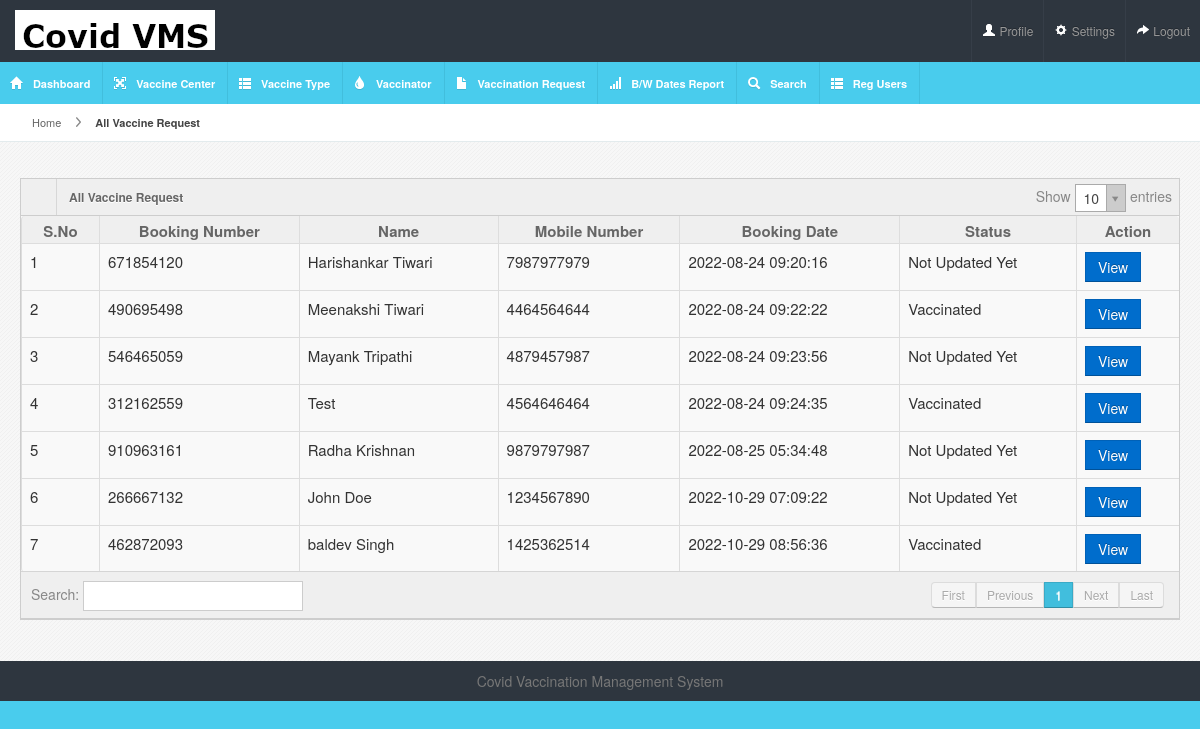
/covidvms/admin/all-requests.php (signed in), run on the app's committed database.
### tables this page shows
CREATE TABLE `tblvaccinationbooking` (
  `ID` int(5) NOT NULL,
  `UserID` int(5) DEFAULT NULL,
  `BookingNumber` int(10) DEFAULT NULL,
  `Patient` varchar(250) DEFAULT NULL,
  `Name` varchar(250) DEFAULT NULL,
  `MobileNumber` bigint(20) DEFAULT NULL,
  `IdentityProof` varchar(250) DEFAULT NULL,
  `IdentityNumber` varchar(250) DEFAULT NULL,
  `VaccineType` varchar(100) DEFAULT NULL,
  `VaccineCenterid` int(5) DEFAULT NULL,
  `DateofVaccination` date DEFAULT NULL,
  `BookingSlots` varchar(250) DEFAULT NULL,
  `Dose` varchar(250) DEFAULT NULL,
  `DateofBooking` timestamp NULL DEFAULT current_timestamp(),
  `Remark` varchar(250) DEFAULT NULL,
  `Status` varchar(250) DEFAULT NULL,
  `VaccinationDoneby` int(5) DEFAULT NULL,
  `UpdationDate` timestamp NULL DEFAULT NULL ON UPDATE current_timestamp()
);

### covidvms/admin/all-requests.php (the view, shortened to what this page needs)
<?php
include('includes/dbconnection.php');
if (strlen($_SESSION['cvmsaid']==0)) {
  header('location:logout.php');
  } else{
?>
<!DOCTYPE html>
<html lang="en">
<head>
<link rel="stylesheet" href="../admin/css/bootstrap.min.css" />
<link rel="stylesheet" href="../admin/css/bootstrap-responsive.min.css" />
<link rel="stylesheet" href="../admin/css/uniform.css" />
<link rel="stylesheet" href="../admin/css/select2.css" />
<link rel="stylesheet" href="../admin/css/maruti-style.css" />
<link rel="stylesheet" href="../admin/css/maruti-media.css" class="skin-color" />
</head>
<body>
<?php include_once('includes/header.php');?>
<div id="content">
  <div id="content-header">
    <div id="breadcrumb"> <a href="dashboard.php" title="Go to Home" class="tip-bottom"><i class="icon-home"></i> Home</a> <a href="all-requests.php" class="current">All Vaccine Request</a> </div>
  </div>
  <div class="container-fluid">
    <div class="row-fluid">
      <div class="span12">
        <div class="widget-box">
          <div class="widget-title">
             <span class="icon"><i class="icon-th"></i></span>
            <h5>All Vaccine Request</h5>
          </div>
          <div class="widget-content nopadding">
            <table class="table table-bordered data-table" style="font-size: 15px;">
              <thead>
                <tr >
                  <th style="font-size: 15px;">S.No</th>
                  <th style="font-size: 15px;">Booking Number</th>
                  <th style="font-size: 15px;">Name</th>
                  <th style="font-size: 15px;">Mobile Number</th>
                  <th style="font-size: 15px;">Booking Date</th>
                  <th style="font-size: 15px;">Status</th>
                  <th style="font-size: 15px;">Action</th>
                </tr>
              </thead>
              <tbody>
                <?php
$sql="SELECT * from tblvaccinationbooking";
$query = $dbh -> prepare($sql);
$query->execute();
$results=$query->fetchAll(PDO::FETCH_OBJ);
$cnt=1;
if($query->rowCount() > 0)
{
foreach($results as $row)
{               ?>
                <tr class="gradeX">
                  <td><?php echo htmlentities($cnt);?></td>
                                    <td><?php  echo htmlentities($row->BookingNumber);?></td>
                                    <td><?php  echo htmlentities($row->Name);?></td>
                                    <td><?php  echo htmlentities($row->MobileNumber);?></td>
                                    <td><?php  echo htmlentities($row->DateofBooking);?></td>
                                     <?php if($row->Status==""){ ?>
                     <td><?php echo "Not Updated Yet"; ?></td>
<?php } else { ?>                  <td><?php  echo htmlentities($row->Status);?>
                  </td>
                  <?php } ?>
                                    <td><a href="view-vaccination-detail.php?editid=<?php echo htmlentities ($row->ID);?>&&bookid=<?php echo htmlentities ($row->BookingNumber);?>" class="btn btn-primary">View</a></td>
                </tr><?php $cnt=$cnt+1;}} ?>
              </tbody>
            </table>
          </div>
        </div>
      </div>
    </div>
  </div>
</div>
<?php include_once('includes/footer.php');?>
</body>
</html><?php }  ?>

### covidvms/admin/includes/header.php (shortened to what this page needs)
<div id="header">
  <h1><a href="dashboard.php">Covid Vaccination</a></h1>
</div>
<div id="user-nav" class="navbar navbar-inverse">
  <ul class="nav">
    <li class="" ><a title="" href="profile.php"><i class="icon icon-user"></i> <span class="text">Profile</span></a></li>
    <li class=""><a title="" href="change-password.php"><i class="icon icon-cog"></i> <span class="text">Settings</span></a></li>
    <li class=""><a title="" href="logout.php"><i class="icon icon-share-alt"></i> <span class="text">Logout</span></a></li>
  </ul>
</div>
<div id="sidebar"><a href="dashboard.php" class="visible-phone"><i class="icon icon-home"></i> Dashboard</a><ul>
    <li class="active"><a href="dashboard.php"><i class="icon icon-home"></i> <span>Dashboard</span></a> </li>
    <li class="submenu"> <a href="#"><i class="icon icon-fullscreen"></i> <span>Vaccine Center</span> </a>
    </li>
    <li class="submenu"> <a href="#"><i class="icon icon-th-list"></i> <span>Vaccine Type</span> </a>
    </li>
    <li class="submenu"> <a href="#"><i class="icon icon-tint"></i> <span>Vaccinator</span> </a>
    </li>
    <li class="submenu"> <a href="#"><i class="icon icon-file"></i> <span>Vaccination Request</span></a>
    </li>
    <li> <a href="between-dates-report.php"><i class="icon icon-signal"></i> <span>B/W Dates Report</span></a> </li>
    <li><a href="search.php"><i class="icon icon-search"></i> <span>Search</span></a></li>
    <li class="active"><a href="reg-users.php"><i class="icon icon-th-list"></i> <span>Reg Users</span></a> </li>
  </ul>
</div>

### covidvms/admin/includes/footer.php
<div class="row-fluid">
  <div id="footer" class="span12"> Covid Vaccination Management System</div>
</div>

### covidvms/admin/css/maruti-media.css (style rules this page uses)
body { background:#49CCED; }
#header { background-color: #2e363f; margin-top:10px; }

### data on the page
tblvaccinationbooking: BookingNumber "671854120", Name "Harishankar Tiwari", MobileNumber "7987977979", DateofBooking "2022-08-24 09:20:16", shows "Not Updated Yet"
tblvaccinationbooking: BookingNumber "490695498", Name "Meenakshi Tiwari", MobileNumber "4464564644", DateofBooking "2022-08-24 09:22:22", Status "Vaccinated"
tblvaccinationbooking: BookingNumber "546465059", Name "Mayank Tripathi", MobileNumber "4879457987", DateofBooking "2022-08-24 09:23:56", shows "Not Updated Yet"
tblvaccinationbooking: BookingNumber "312162559", Name "Test", MobileNumber "4564646464", DateofBooking "2022-08-24 09:24:35", Status "Vaccinated"
tblvaccinationbooking: BookingNumber "910963161", Name "Radha Krishnan", MobileNumber "9879797987", DateofBooking "2022-08-25 05:34:48", shows "Not Updated Yet"
tblvaccinationbooking: BookingNumber "266667132", Name "John Doe", MobileNumber "1234567890", DateofBooking "2022-10-29 07:09:22", shows "Not Updated Yet"
tblvaccinationbooking: BookingNumber "462872093", Name "baldev Singh", MobileNumber "1425362514", DateofBooking "2022-10-29 08:56:36", Status "Vaccinated"
